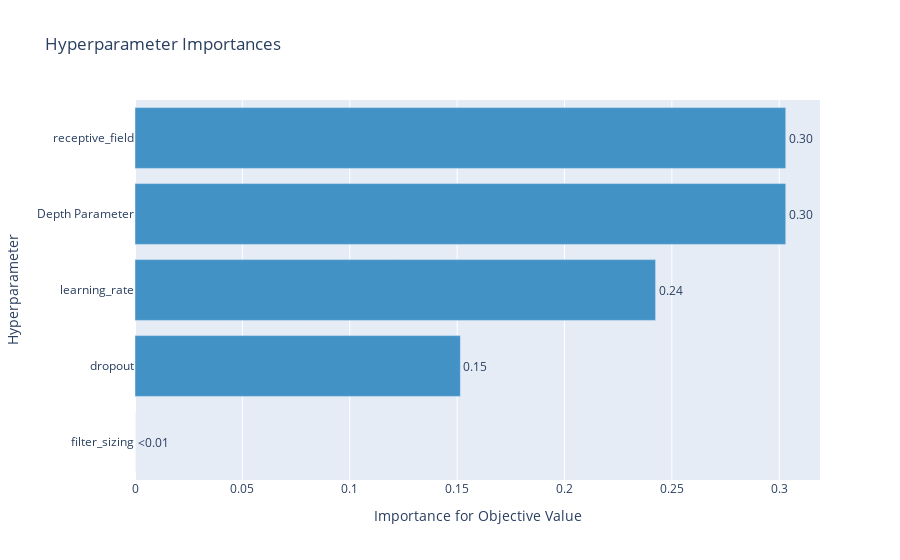

The notebook cell this image was saved under:
### Code cell
optuna.visualization.plot_param_importances(study)

### Figure 1 — Plotly figure (JSON) as saved in the notebook; plotly's stock layout.template omitted (floating-point values rounded to 4 significant figures)
{"data": [{"cliponaxis": false, "hovertemplate": ["filter_sizing (IntDistribution): 0.0<extra></extra>", "dropout (FloatDistribution): 0.15151515151515133<extra></extra>", "learning_rate (FloatDistribution): 0.2424242424242435<extra></extra>", "Depth Parameter (IntDistribution): 0.30303030303030265<extra></extra>", "receptive_field (IntDistribution): 0.30303030303030265<extra></extra>"], "marker": {"color": "rgb(66,146,198)"}, "orientation": "h", "text": ["<0.01", "0.15", "0.24", "0.30", "0.30"], "textposition": "outside", "type": "bar", "x": [0, 0.1515, 0.2424, 0.303, 0.303], "y": ["filter_sizing", "dropout", "learning_rate", "Depth Parameter", "receptive_field"]}], "layout": {"showlegend": false, "title": {"text": "Hyperparameter Importances"}, "xaxis": {"title": {"text": "Importance for Objective Value"}}, "yaxis": {"title": {"text": "Hyperparameter"}}}}
